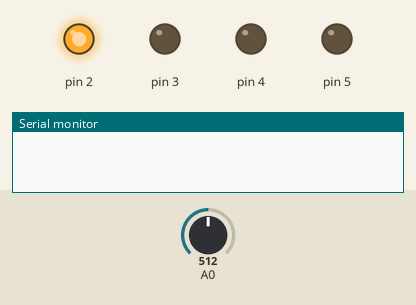
Bench run of a sketch on a simulated Arduino Uno, built with avr-gcc and run on an emulated ATmega328P. Parts: output pins drawn as LEDs (lit = HIGH), the last lines printed to the serial monitor. Inputs (shaded band) come from the test bench; at power-on: A0 = 512.

Above: at 0.05 s.
At 0.35 s:
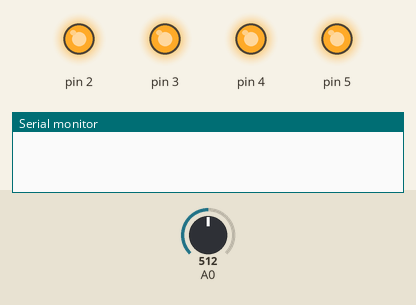
At 0.75 s:
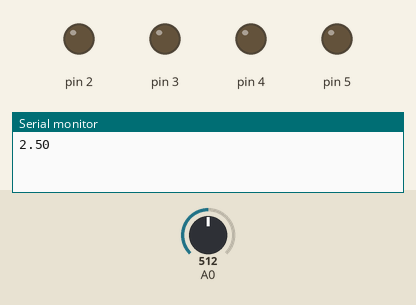
At 1.35 s:
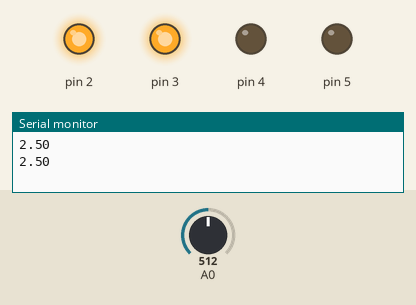
At 2.85 s:
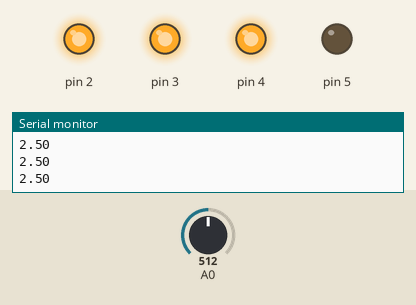
Timing chart, 0 to 3.1 s (numbered marks = the images above):
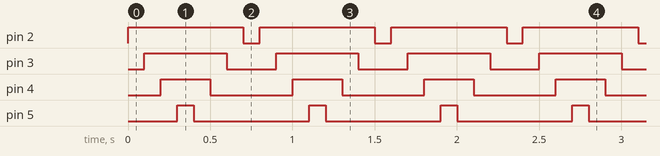

Measured:
- by itself, pin 2: alternates HIGH for 0.70 s and LOW for 0.10 s
- by itself, pin 3: alternates HIGH for 0.50 s and LOW for 0.30 s
- by itself, pin 4: alternates HIGH for 0.30 s and LOW for 0.50 s
- by itself, pin 5: alternates HIGH for 0.10 s and LOW for 0.70 s

The sketch:

digital_analog_converter.ino
```cpp
//Digital to Analog Convertor Testing
//For a 4-bit DAC Circuit.

//setting the timer for the delay
int timer = 100;

void setup() {
    //set the Digital Pins D2 tao D6
    for(int thisPin = 2; thisPin < 6; thisPin++){
      pinMode(thisPin, OUTPUT);
    }
    Serial.begin(9600);
}

void loop() {
    //turn the pins on
    for(int thisPin = 2; thisPin < 6; thisPin++){
      digitalWrite(thisPin, HIGH);
      delay(timer);
    }

    int sensorValue = analogRead(A0);
    // Convert the analog reading (which goes from 0 - 1023) to a voltage (0 - 5V):
    float voltage = sensorValue * (5.0 / 1023.0);
    // print out the analog voltage value we read
    Serial.println(voltage);

    //turn the pins off
    for (int thisPin = 5; thisPin >= 2; thisPin--) {
      digitalWrite(thisPin, LOW);
      delay(timer);
    }

}
```
